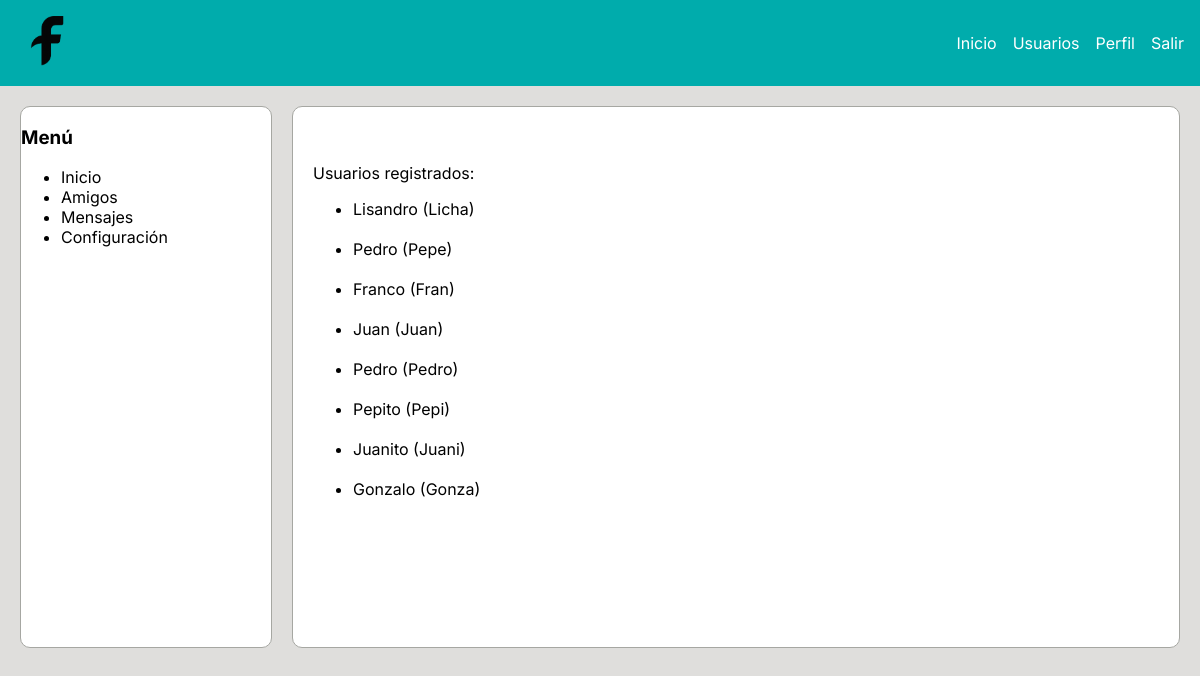
The page /usuarios on the database as committed earlier.
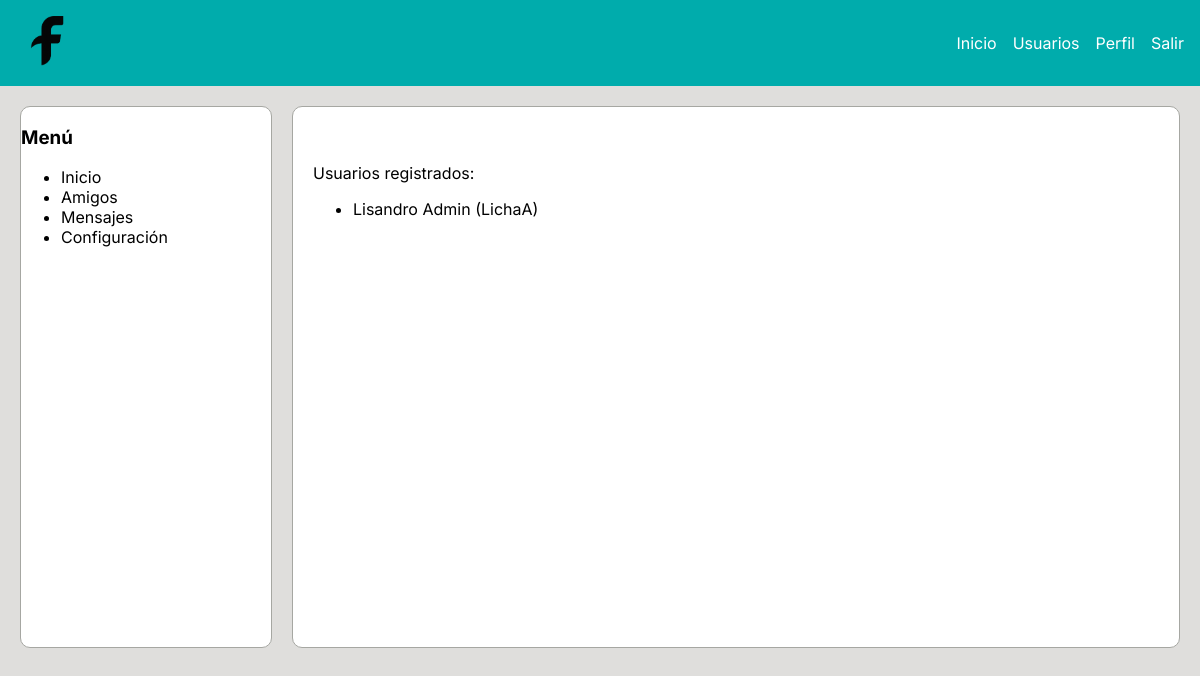
The same page on the database as committed later.
### tables this page shows
CREATE TABLE usuarios (
            id INTEGER PRIMARY KEY AUTOINCREMENT,
            username VARCHAR(50) NOT NULL UNIQUE,
            email VARCHAR(255) NOT NULL UNIQUE,
            nombre VARCHAR(100) NOT NULL,
            password VARCHAR(255) NOT NULL,
            fecha_registro TIMESTAMP DEFAULT CURRENT_TIMESTAMP
        );

### app.py (the view)
@app.route("/usuarios")
def listar_usuarios():
    usuarios = obtener_usuarios()
    return render_template("usuarios.html", usuarios=usuarios, pagina_actual="usuarios")

### app.py (called while the page is built)
def obtener_usuarios():
    conn = sqlite3.connect(DB_PATH)
    conn.row_factory = sqlite3.Row
    cursor = conn.cursor()
    cursor.execute("SELECT id, username, email, nombre, fecha_registro FROM usuarios")
    usuarios = cursor.fetchall()
    conn.close()
    return usuarios

### templates/usuarios.html
{% extends 'base.html' %} {% block content %}
<br />
<p>Usuarios registrados:</p>
<ul>
  {% for usuario in usuarios %}
  <li>{{ usuario[3] }} ({{ usuario[1] }})</li>
  <br />
  {% endfor %}
</ul>
{%endblock%}

### templates/base.html (shortened to what this page needs)
<!doctype html>
<html>
  <head>
    <link rel="stylesheet" href="/static/css/style.css" />
  </head>
  <body>
    {% include 'header.html' %}
    <main>
      <aside>
        <h3>Menú</h3>
        <ul>
          <li>Inicio</li>
          <li>Amigos</li>
          <li>Mensajes</li>
          <li>Configuración</li>
        </ul>
      </aside>
      <section>{% block content %} {% endblock %}</section>
    </main>
  </body>
</html>

### templates/header.html
<header>
  <nav>
    <div class="logo">
      <a href="/">
        <img src="/static/img/logo.png" alt="Logo de Fakebook" />
      </a>
    </div>
    <div class="nav-links">
      <a href="/">Inicio</a>
      <a href="/usuarios">Usuarios</a>
      <a href="/perfil">Perfil</a>
      <a href="/logout">Salir</a>
    </div>
  </nav>
</header>

### static/css/variables.css (style rules this page uses)
:root { --color-primary: #00ACAC; --color-background: #DFDEDC; --color-surface: #FFFFFF; --color-dark: #464545; --color-text: #000000; --color-border: #A6A7A2; --font-primary: "Inter", sans-serif; }

### static/css/layout.css (style rules this page uses)
body { margin: 0; min-height: 100vh; font-family: var(--font-primary); background-color: var(--color-background); color: var(--color-text); }
main { display: flex; max-width: 1400px; margin: 0 auto; padding: 20px; gap: 20px; }
aside { width: 250px; min-height: 500px; background-color: var(--color-surface); border: 1px solid var(--color-border); border-radius: 10px; }
section { flex: 1; min-height: 500px; background-color: var(--color-surface); border: 1px solid var(--color-border); border-radius: 10px; padding: 20px; }

### static/css/navbar.css (style rules this page uses)
.logo { display: flex; align-items: center; margin-left: 0.5rem; }
.logo img { width: 50px; height: 50px; }
.nav-links { display: flex; align-items: center; }
.nav-links a { margin-left: 1rem; text-decoration: none; color: var(--color-surface); }
nav { display: flex; justify-content: space-between; align-items: center; padding: 1rem; background-color: var(--color-primary); color: var(--color-surface); }

Rows that differ between the two databases and show on the page:
removed usuarios: nombre "Lisandro", username "Licha"
removed usuarios: nombre "Pedro", username "Pepe"
removed usuarios: nombre "Franco", username "Fran"
removed usuarios: nombre "Juan", username "Juan"
removed usuarios: nombre "Pedro", username "Pedro"
removed usuarios: nombre "Pepito", username "Pepi"
removed usuarios: nombre "Juanito", username "Juani"
removed usuarios: nombre "Gonzalo", username "Gonza"
added usuarios: nombre "Lisandro Admin", username "LichaA"
